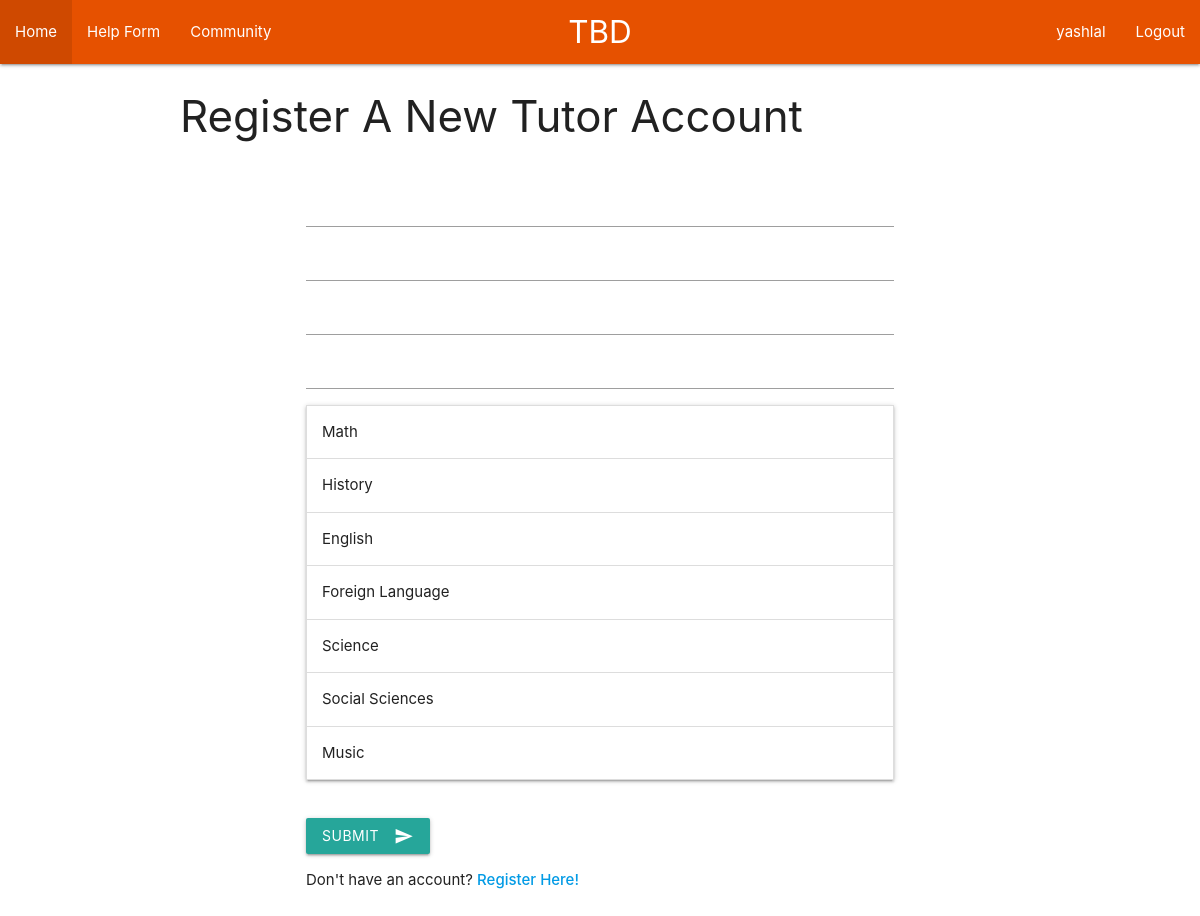
The page /register_tutor/ (signed in) on the database its author committed.
### main/models.py (models this page shows, shortened)
class User(AbstractUser):
    is_student = models.BooleanField(default=False)
    is_tutor = models.BooleanField(default=False)
    email = models.EmailField(unique=True)

class Category(models.Model):
    name = models.CharField(max_length = 200)
    class Meta:
        verbose_name_plural = "Categories"

### main/views.py (the view, shortened to what this page needs)
# urls.py: path('register_tutor/', views.register_tutor, name="register_tutor"),
def register_tutor(request):
    form = TutorCreationForm
    return render(request=request, template_name="main/register_tutor.html", context={'form': form})

### main/models.py (called while the page is built)
    def __str__(self):
        return self.name

### main/templatetags/dropdown_extra.py (called while the page is built)
@register.filter
def get_index(list, item):
    i = list.index(item)
    return i

@register.filter
def get_val(list, index):
    index = int(index)
    return list[index]

### main/widgets.py (called while the page is built)
    def get_context(self, name, value, attrs):
        context = super().get_context(name, value, attrs)
        context['widget']['groupby_list'] = self.groupby_list
        context['widget']['choices']  = list(self.choices)
        context['widget']['list_of_choices'] = [el for el in self.choices]
        context['widget']['object_list'] = self.object_list
        return context

    def render(self, name, value, attrs=None, renderer=None):
        context = self.get_context(name, value, attrs)
        return self._render(self.template_name, context, renderer)

    def _render(self, template_name, context, renderer=None):
        if renderer is None:
            renderer = get_default_renderer()
        return mark_safe(renderer.render(template_name, context))

### main/templates/main/register_tutor.html (shortened to what this page needs)
{% extends 'main/header.html' %}
{% block content %}
{% load materializecss %}
{% load dropdown_extra %}
  <h3>Register A New Tutor Account</h3>
  <br>
    <div class="container">
    <form method="POST">
      {{form.username|materializecss}}
      {{form.email|materializecss}}
      {{form.password1|materializecss}}
      {{form.password2|materializecss}}
      {{form.subjects}}
      <br>
      <button class="btn waves-effect waves-light" type="submit" name="action">Submit
        <i class="material-icons right">send</i>
      </button>
    </form>
    Don't have an account? <a href="/register" target="blank"><strong>Register Here!</strong></a>
    <br>
    <br>
    <br>
  </div>
{% endblock %}

### main/templates/main/includes/navbaritems.html
<ul id="nav-mobile" class="left hide-on-med-and-down">
  <li><a href="/home" class="active">Home</a></li>
  {% if user.is_student %}
    <li><a href="/helpform">Help Form</a>
  {% endif %}
  {% if user.is_tutor %}
    <li><a href="/community" class="active">Community</a></li>
  {% endif %}
</ul>
<ul id="nav-mobile" class="right hide-on-med-and-down">
  {% if user.is_authenticated %}
    <li><a href="/profile" class="active">{{user.username}}</a></li>
    <li><a href="/logout" class="active">Logout</a></li>
  {% else %}
    <li><a href="/login" class="active">Login</a></li>
    <li><a href="/register" class="active">Register</a></li>
  {% endif %}
</ul>

### main/templates/main/dropdown_template.html (shortened to what this page needs)
{% load dropdown_extra %}
<ul class="collapsible expandable">
  {% for g in widget.groupby_list %}
  <li>
    <div class="collapsible-header">{{g.name}}</div>
  </li>
  {% endfor %}
</ul>

### rows shown on the page
User: username "yashlal"
Category: name "Math"
Category: name "History"
Category: name "English"
Category: name "Foreign Language"
Category: name "Science"
Category: name "Social Sciences"
Category: name "Music"
